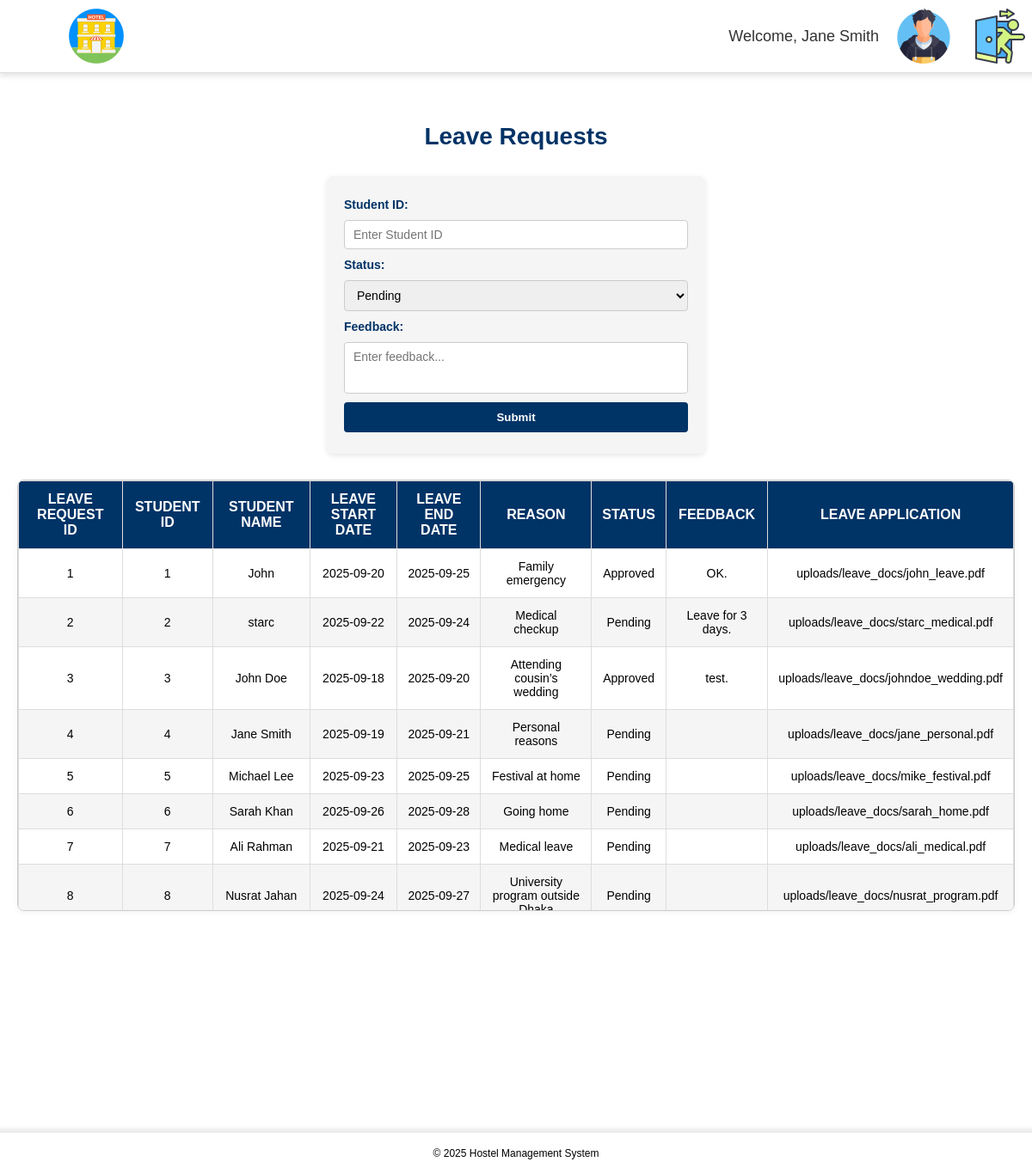
/View/leave_request.php (signed in), run on the app's committed database.
### tables this page shows
CREATE TABLE `leave_requests` (
  `id` int(11) NOT NULL,
  `student_id` int(11) NOT NULL,
  `student_name` varchar(100) NOT NULL,
  `leave_start_date` date NOT NULL,
  `leave_end_date` date NOT NULL,
  `reason` text NOT NULL,
  `status` enum('Pending','Approved','Rejected') DEFAULT 'Pending',
  `feedback` text DEFAULT NULL,
  `file_path` varchar(255) NOT NULL,
  `created_at` timestamp NOT NULL DEFAULT current_timestamp()
);

### Php/process_leave_request.php (called while the page is built, shortened)
<?php
include "../Db/config.php";
$query = "SELECT * FROM leave_requests";
$result = $conn->query($query);
?>

### View/leave_request.php (the view, shortened to what this page needs)
<?php
include "../Php/process_leave_request.php";
?>
<!DOCTYPE html>
<html>
<head>
    <link rel="stylesheet" href="../Css/leave_request.css">
    <link rel="stylesheet" href="../Css/topbar.css">
</head>
<body>
    <?php include "topbar.php"; ?>
    <main>
        <section id="leave-requests">
            <h2>Leave Requests</h2>
            <form action="" method="POST">
                <label for="student_id">Student ID:</label>
                <input type="text" name="student_id" id="student_id" placeholder="Enter Student ID" class="request_input">
                <label for="status">Status:</label>
                <select name="status" id="status" class="status-select" required>
                    <option value="Pending">Pending</option>
                </select>
                <label for="feedback">Feedback:</label>
                <textarea name="feedback" id="feedback" class="feedback-textarea" placeholder="Enter feedback..."></textarea>
                <button type="submit" class="submit-btn">Submit</button>
            </form>
            <div class="table-container">
                <table class="requests-table">
                    <thead>
                        <tr>
                            <th>Leave Request ID</th>
                            <th>Student ID</th>
                            <th>Student Name</th>
                            <th>Leave Start Date</th>
                            <th>Leave End Date</th>
                            <th>Reason</th>
                            <th>Status</th>
                            <th>Feedback</th>
                            <th>Leave Application</th>
                        </tr>
                    </thead>
                    <tbody>
                        <?php
                        $query = "SELECT * FROM leave_requests";
                        $result = $conn->query($query);
                        if ($result->num_rows > 0) {
                            while ($row = $result->fetch_assoc()) {
                                echo "<tr>";
                                echo "<td>" . $row['id'] . "</td>";
                                echo "<td>" . $row['student_id'] . "</td>";
                                echo "<td>" . $row['student_name'] . "</td>";
                                echo "<td>" . $row['leave_start_date'] . "</td>";
                                echo "<td>" . $row['leave_end_date'] . "</td>";
                                echo "<td>" . $row['reason'] . "</td>";
                                echo "<td>" . $row['status'] . "</td>";
                                echo "<td>" . $row['feedback'] . "</td>";
                                echo "<td>" . $row['file_path'] . "</td>";
                                echo "</tr>";
                            }
                        } else {
                            echo "<tr><td colspan='7'>No Leave requests records found.</td></tr>";
                        }
                        ?>
                    </tbody>
                </table>
            </div>
        </section>
    </main>
    <?php include "footer.php"; ?>
</body>
</html>

### Css/leave_request.css (style rules this page uses)
#leave-requests { width: 100%; max-width: 1200px; margin: 20 auto; text-align: center; font-family: Arial, sans-serif; }
#leave-requests h2 { font-size: 28px; color: #003366; margin-bottom: 20px; font-weight: 600; }
form { width: 400px; margin: 30px auto; padding: 25px 20px; background-color: #f5f5f5; border-radius: 8px; box-shadow: 0 2px 6px rgba(0, 0, 0, 0.1); display: flex; flex-direction: column; gap: 10px; }
form label { font-weight: bold; color: #003366; font-size: 14px; text-align: left; }
form input, form select, form textarea { width: 100%; padding: 8px 10px; font-size: 14px; border: 1px solid #ccc; border-radius: 4px; box-sizing: border-box; font-family: inherit; }
.feedback-textarea { min-height: 60px; resize: none; }
.submit-btn { padding: 10px 0; border: none; border-radius: 4px; background-color: #003366; color: white; font-weight: bold; cursor: pointer; }
.table-container { max-height: 500px; overflow-y: auto; border: 1px solid #ccc; border-radius: 8px; box-shadow: 0 2px 6px rgba(0, 0, 0, 0.05); margin-bottom: 50px; }
.requests-table { width: 100%; border-collapse: collapse; font-size: 14px; min-width: 900px; }
.requests-table th, .requests-table td { padding: 12px; text-align: center; border: 1px solid #ddd; vertical-align: middle; box-sizing: border-box; }
.requests-table th { background-color: #003366; color: white; position: sticky; top: 0; z-index: 2; font-size: 16px; font-weight: bold; text-transform: uppercase; }
.requests-table tbody tr:nth-child(even) { background-color: #f5f5f5; }

### Css/topbar.css (style rules this page uses)
body { font-family: Arial, sans-serif; margin: 0; padding: 0; display: flex; flex-direction: column; align-items: center; min-height: 100vh; overflow-x: hidden; }
main { width: 100%; padding: 20px; margin-top: 100px; display: flex; flex-direction: column; align-items: center; flex-grow: 1; overflow-y: auto; box-sizing: border-box; }

### data on the page
leave_requests: id "1", student "1", student_name "John", leave_start_date "2025-09-20", leave_end_date "2025-09-25", reason "Family emergency", status "Approved", feedback "OK.", file_path "uploads/leave_docs/john_leave.pdf"
leave_requests: id "2", student "2", student_name "starc", leave_start_date "2025-09-22", leave_end_date "2025-09-24", reason "Medical checkup", status "Pending", feedback "Leave for 3 days.", file_path "uploads/leave_docs/starc_medical.pdf"
leave_requests: id "3", student "3", student_name "John Doe", leave_start_date "2025-09-18", leave_end_date "2025-09-20", reason "Attending cousin’s wedding", status "Approved", feedback "test.", file_path "uploads/leave_docs/johndoe_wedding.pdf"
leave_requests: id "4", student "4", student_name "Jane Smith", leave_start_date "2025-09-19", leave_end_date "2025-09-21", reason "Personal reasons", status "Pending", file_path "uploads/leave_docs/jane_personal.pdf"
leave_requests: id "5", student "5", student_name "Michael Lee", leave_start_date "2025-09-23", leave_end_date "2025-09-25", reason "Festival at home", status "Pending", file_path "uploads/leave_docs/mike_festival.pdf"
leave_requests: id "6", student "6", student_name "Sarah Khan", leave_start_date "2025-09-26", leave_end_date "2025-09-28", reason "Going home", status "Pending", file_path "uploads/leave_docs/sarah_home.pdf"
leave_requests: id "7", student "7", student_name "Ali Rahman", leave_start_date "2025-09-21", leave_end_date "2025-09-23", reason "Medical leave", status "Pending", file_path "uploads/leave_docs/ali_medical.pdf"
leave_requests: id "8", student "8", student_name "Nusrat Jahan", leave_start_date "2025-09-24", leave_end_date "2025-09-27", reason "University program outside…", status "Pending", file_path "uploads/leave_docs/nusrat_program.pdf"

### other printed values
$_SESSION['name'] "Jane Smith"
